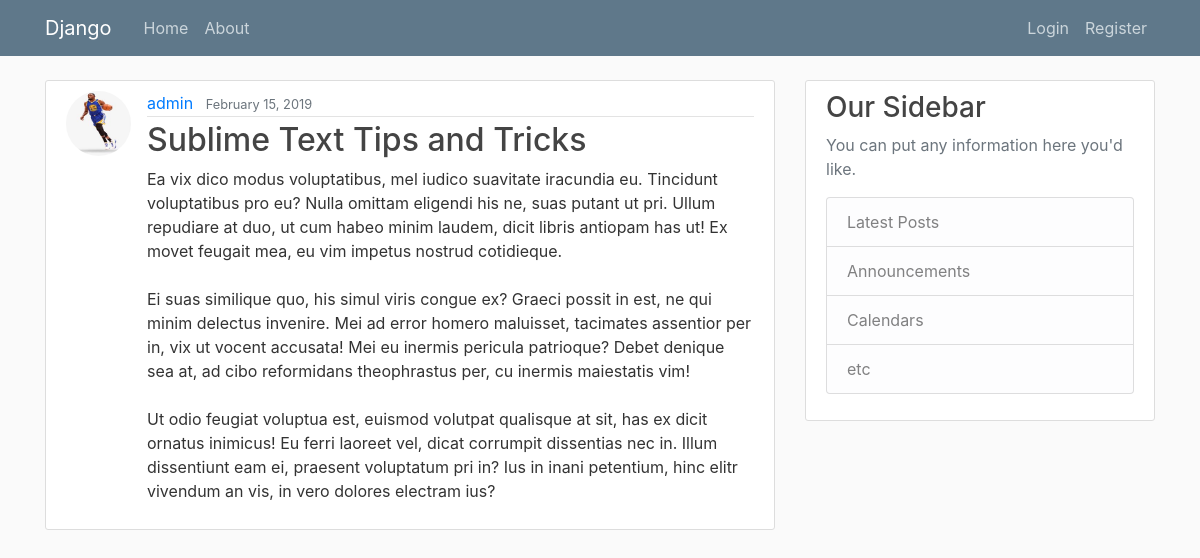
Screenshot of /post/11/ with the database file from the repository.
### blog/models.py (models this page shows, shortened)
class Post(models.Model):
    title = models.CharField(max_length=100)
    content = models.TextField()
    date_posted = models.DateTimeField(default=timezone.now())
    author = models.ForeignKey(User, on_delete=models.CASCADE)

### users/models.py (models this page shows, shortened)
class Profile(models.Model):
    user = models.OneToOneField(User, on_delete=models.CASCADE)
    image = models.ImageField(default='default.jpg', upload_to='profile_pics')

### blog/views.py (the view)
# urls.py: path('post/<int:pk>/', PostDetailView.as_view(), name='post-detail'),
class PostDetailView(DetailView):
    model = Post

### blog/templates/blog/post_detail.html (shortened to what this page needs)
{% extends "blog/base.html" %}
{% block content %}
  <article class="media content-section">
    <img class="rounded-circle article-img" src="{{ object.author.profile.image.url }}">
    <div class="media-body">
      <div class="article-metadata">
        <a class="mr-2" href="{% url 'user-posts' object.author.username %}">{{ object.author }}</a>
        <small class="text-muted">{{ object.date_posted|date:"F d, Y" }}</small>
      </div>
      <h2 class="article-title">{{ object.title }}</h2>
      <p class="article-content">{{ object.content }}</p>
    </div>
  </article>
{% endblock content %}

### blog/static/blog/main.css (style rules this page uses)
body { background: #fafafa; color: #333333; margin-top: 5rem; }
h1, h2, h3, h4, h5, h6 { color: #444444; }
.content-section { background: #ffffff; padding: 10px 20px; border: 1px solid #dddddd; border-radius: 3px; margin-bottom: 20px; }
.article-title { color: #444444; }
.article-content { white-space: pre-line; }
.article-img { height: 65px; width: 65px; margin-right: 16px; }
.article-metadata { padding-bottom: 1px; margin-bottom: 4px; border-bottom: 1px solid #e3e3e3 }

### rows the page displays
Post: author.profile.image (placeholder picture), author "admin", date_posted "February 15, 2019", title "Sublime Text Tips and Tricks", content "Ea vix dico modus voluptatibus, mel iudico suavitate iracundia eu. Tincidunt voluptatibus pro eu? Nulla omittam eligendi his ne, suas putant ut pri. Ullum repudiare at duo, ut cum habeo minim laudem, dicit libris antiopam has ut! Ex movet feugait mea, eu vim impetus nostrud cotidieque. Ei suas similique quo, his simul viris congue ex? Graeci possit in est, ne qui minim delectus invenire. Mei ad error homero maluisset, tacimates assentior per in, vix ut vocent accusata! Mei eu inermis pericula patrioque? Debet denique sea at, ad cibo reformidans theophrastus per, cu inermis maiestatis vim! Ut odio feugiat voluptua est, euismod volutpat qualisque at sit, has ex dicit ornatus inimicus! Eu…"
